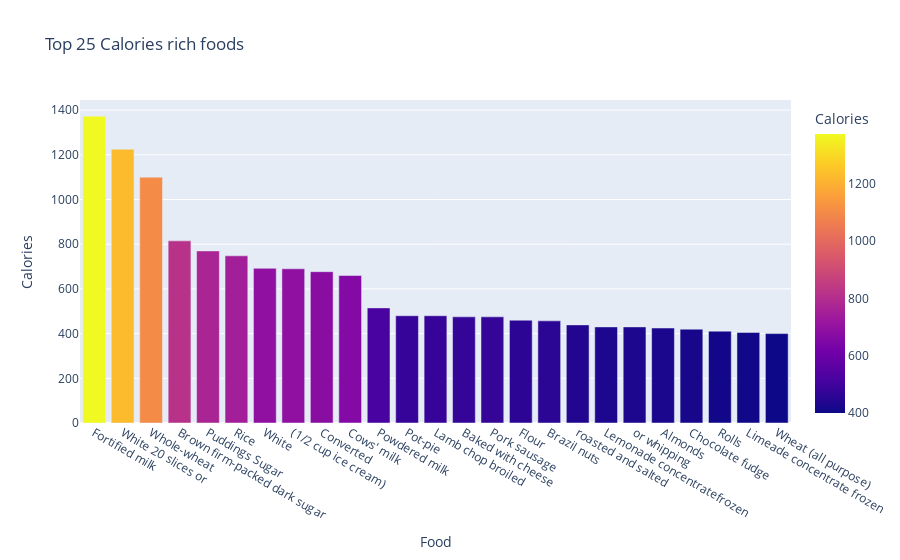

The code cell stored with this chart in its notebook:
### Markdown cell above
Oyster have the most protein content with low calories. FOrtified follows the 2nd most protien content but with high calories.

### Code cell
Calories_types = Nutrients[Nutrients['Category'].isin(Types)]
Calories_sort = Calories_types.sort_values(by='Calories', ascending= False)
Calories_25 = Calories_sort.head(25)
graph = px.bar(Calories_25, x = 'Food', y = 'Calories',color='Calories', title=' Top 25 Calories rich foods')
graph.show()

### Figure 1 — Plotly figure (JSON) as saved in the notebook; plotly's stock layout.template omitted (floating-point values rounded to 4 significant figures)
{"data": [{"alignmentgroup": "True", "hovertemplate": "Food=%{x}<br>Calories=%{marker.color}<extra></extra>", "legendgroup": "", "marker": {"color": [1373, 1225, 1100, 815, 770, 748, 692, 690, 677, 660, 515, 480, 480, 475, 475, 460, 457, 439, 430, 430, 425, 420, 411, 405, 400], "coloraxis": "coloraxis", "pattern": {"shape": ""}}, "name": "", "offsetgroup": "", "orientation": "v", "showlegend": false, "textposition": "auto", "type": "bar", "x": ["Fortified milk", "White 20 slices or", "Whole-wheat", "Brown firm-packed dark sugar", "Puddings Sugar", "Rice", "White", "(1/2 cup ice cream)", "Converted", "Cows' milk", "Powdered milk", "Pot-pie", "Lamb chop broiled", "Baked with cheese", "Pork sausage", "Flour", "Brazil nuts", "roasted and salted", "Lemonade concentratefrozen", "or whipping", "Almonds", "Chocolate fudge", "Rolls", "Limeade concentrate frozen", "Wheat (all purpose)"], "xaxis": "x", "y": [1373, 1225, 1100, 815, 770, 748, 692, 690, 677, 660, 515, 480, 480, 475, 475, 460, 457, 439, 430, 430, 425, 420, 411, 405, 400], "yaxis": "y"}], "layout": {"barmode": "relative", "coloraxis": {"colorbar": {"title": {"text": "Calories"}}, "colorscale": [[0, "#0d0887"], [0.1111, "#46039f"], [0.2222, "#7201a8"], [0.3333, "#9c179e"], [0.4444, "#bd3786"], [0.5556, "#d8576b"], [0.6667, "#ed7953"], [0.7778, "#fb9f3a"], [0.8889, "#fdca26"], [1, "#f0f921"]]}, "legend": {"tracegroupgap": 0}, "title": {"text": " Top 25 Calories rich foods"}, "xaxis": {"anchor": "y", "domain": [0, 1], "title": {"text": "Food"}}, "yaxis": {"anchor": "x", "domain": [0, 1], "title": {"text": "Calories"}}}}
